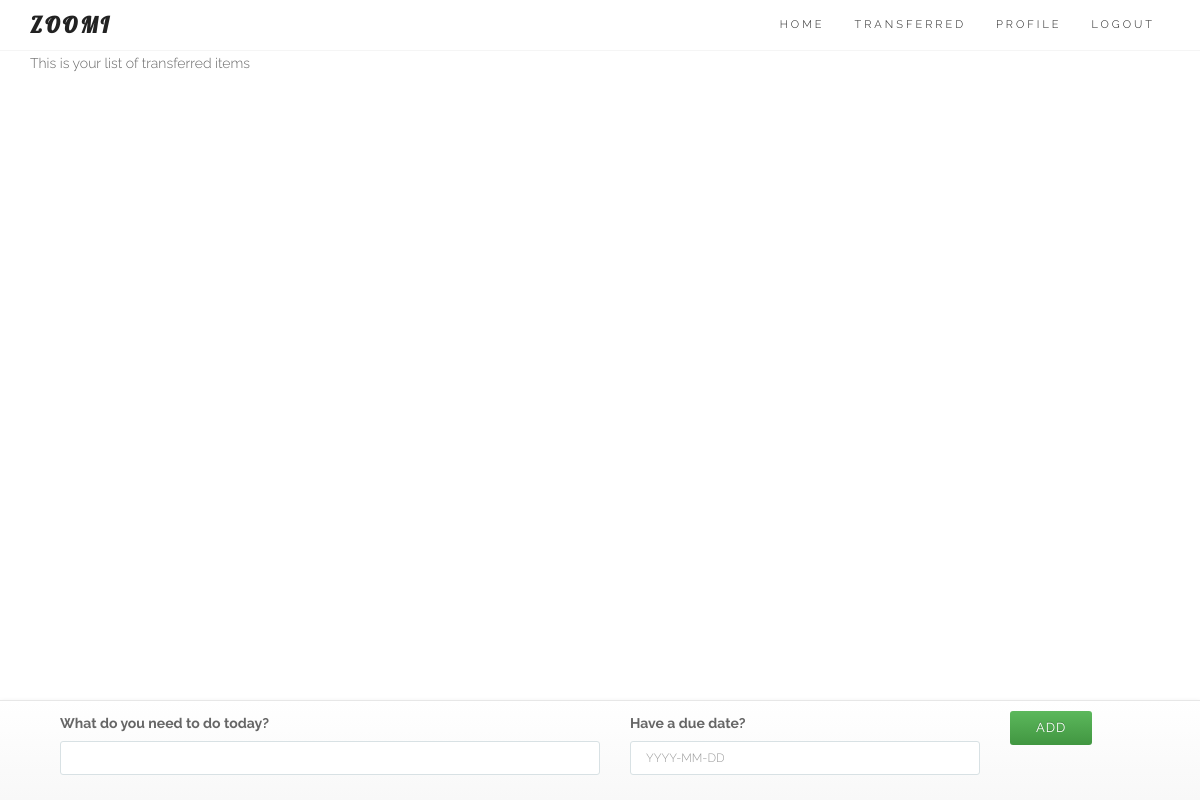
Before: /transferred/ (signed in) with the older database file.
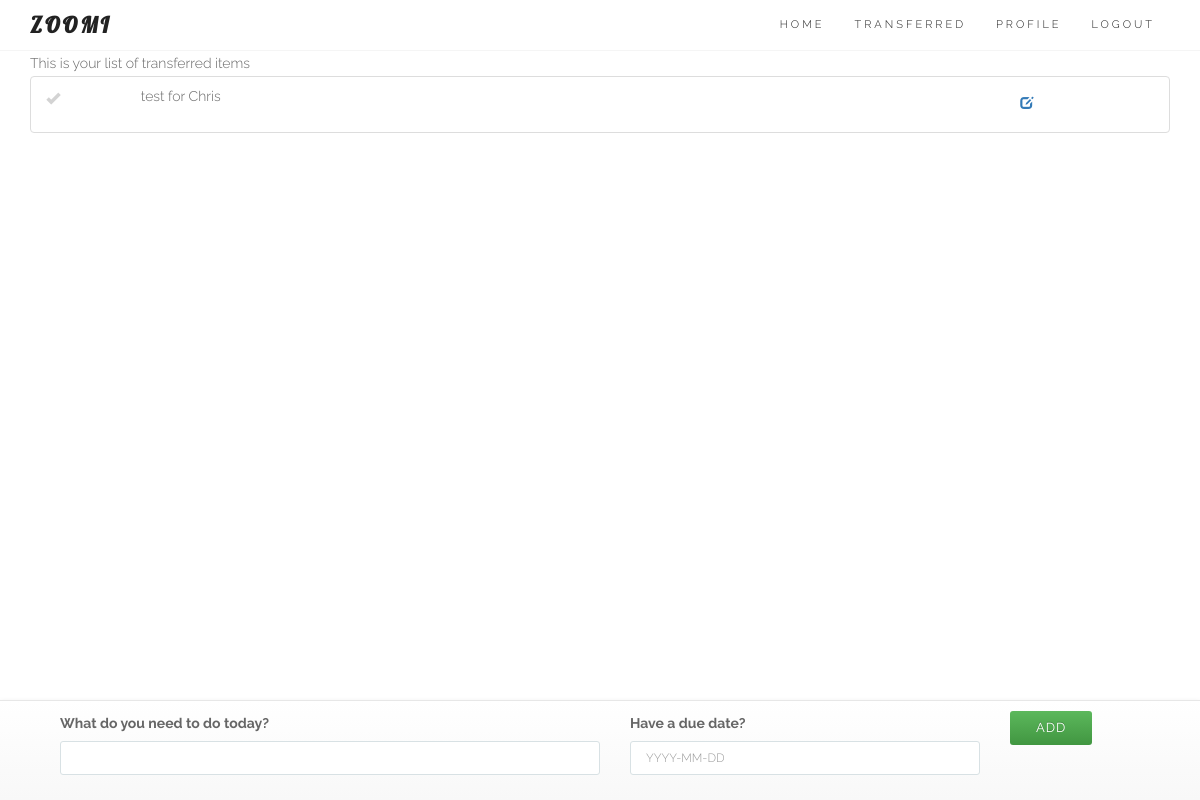
After: the same page with the newer database file.
### core/models.py (models this page shows, shortened)
class Entry(models.Model):
	user = models.ForeignKey(User)
	name = models.CharField(max_length=50)
	data = models.CharField(max_length=200, blank=True)
	order = models.IntegerField(default=1000)
	duedate = models.DateField(null=True, blank=True)
	done = models.BooleanField(default=False) # 0 = to do / 1 = completed
	impediment = models.BooleanField(default=False) # 0 = No / 1 = Yes
	transfered = models.BooleanField(default=False) # 0 = No / 1 = Yes = no longer in your List
	assignees = models.ManyToManyField(User, related_name='assignees',blank=True)
	section = models.BooleanField(default=False) # 0 = No / 1 = Yes
	created_at = models.DateTimeField(auto_now_add=True)
	class Meta:
		ordering = ['order']
		verbose_name_plural = "entries"
	def __str__(self):
		return str(self.name)
	def update_modal_entry_url(self):
		return reverse (viewname="entrymodal", args=[self.id])

### core/views.py (the view, shortened to what this page needs)
# urls.py: url(r'^transferred/$', login_required(coreviews.EntryListTransferredAppendView.as_view()), name='transflist'),
class EntryListTransferredAppendView(ListAppendView):
	model = coremodels.Entry
	template_name = 'entry/transferred.html'
	context_object_name = 'entry'
	def get_queryset(self):
		return coremodels.Entry.objects.filter(user=self.request.user, transfered=1, done=False).order_by('order')

### core/models.py
class EntryCreateForm(ModelForm):
	class Meta:
		model = Entry
		fields = ['name','duedate'] # the form on the homepage
	def __init__(self, *args, **kwargs): # current_business, as parameter (cf Creeam)
		super(EntryCreateForm, self).__init__(*args, **kwargs)
		self.fields['name'].label = "What do you need to do today?"
		self.fields['duedate'].label = "Have a due date?"
		self.fields['duedate'].widget.attrs['placeholder'] = "YYYY-MM-DD"
		self.fields['name'].widget.attrs['autofocus'] = "on"

### core/models.py (called while the page is built)
	def get(self, request, *args, **kwargs):
		self.object_list = self.get_queryset()
		allow_empty = self.get_allow_empty()
		if not allow_empty and len(self.object_list) == 0:
			raise Http404(_(u"Empty list and '%(class_name)s.allow_empty' is False.")
							% {'class_name': self.__class__.__name__})
		self.object = None
		form_class = self.get_form_class()
		form = self.get_form(form_class)
		context = self.get_context_data(object_list=self.object_list, form=form)
		return self.render_to_response(context)

### templates/entry/transferred.html
{% extends "entry/listBS.html" %}
{% block page_sub_title %}
This is your list of transferred items
{% endblock %}
{% block detail %}
									{% include 'entry/detailsBS_Transferred.html' %}
{% endblock %}

### templates/entry/detailsBS_Transferred.html (shortened to what this page needs)
								<li id="entry_{{ objects.id }}" class="list-group-item {% if objects.section == 1 %}active{% endif %}">
								  	<div class="row">
										<div class="{% if objects.section == 1 %}hidden-xs hidden-sm hidden-md{% else %}col-xs-1 col-sm-1 col-md-1{% endif %}">
								   			<span class="{% if objects.section == 0 %}glyphicon glyphicon-ok entrycheckmark{% endif %} {% if objects.done == 1 %}completed{% else %}todo{% endif %}" onclick="EntryComplete({{ objects.id }})"> </span>
								   		</div>
								   		<div class="col-xs-9 col-sm-6 col-md-6 text-left">
								   			<p class="list-group-item-text">{{ objects }}</p>
								   		</div>
								   		<div class="hidden-xs col-sm-3 col-md-3 text-right">
									    </div>
								   		<div class="hidden-xs col-sm-1 col-md-1 text-right">
								   			<button type="button" class="btn btn-link" data-toggle="modal" data-toload="{{ objects.update_modal_entry_url }}" data-backdrop="true" data-target="#editModal">
												<span class="glyphicon glyphicon-edit editor">
								   			</button>
									    </div>
								   		<div class="col-xs-1 col-sm-1 col-md-1 text-right">
									    </div>
									</div>
								</li>

Changed rows visible on the page:
added Entry: section False (drawn), name "test for Chris"
